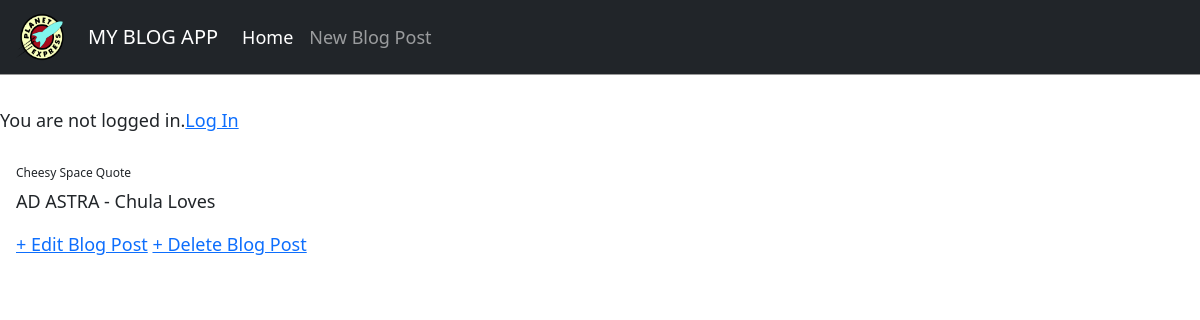
/post/1/, run on an earlier commit of the app's database.
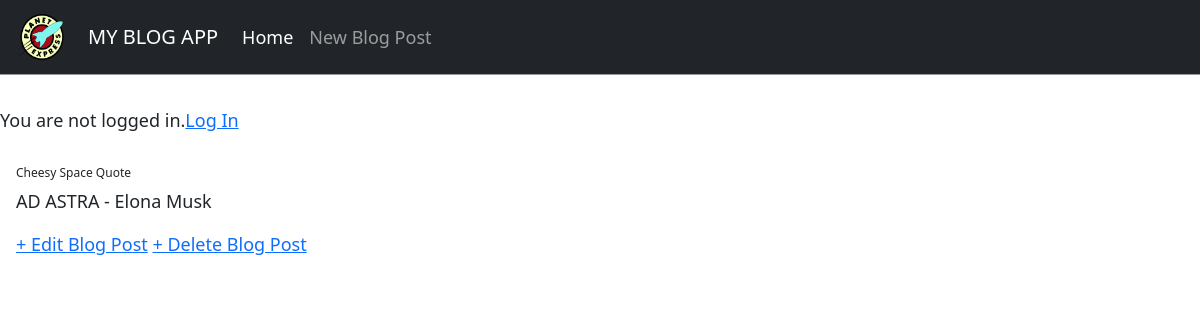
And on a later commit of the database.
### blog/models.py (models this page shows, shortened)
class Post(models.Model):
    title = models.CharField(max_length=200)
    author = models.ForeignKey('auth.User', on_delete=models.CASCADE)
    body = models.TextField()

### blog/views.py (the view)
# urls.py: path('post/<int:pk>/', BlogDetailView.as_view(), name='post_detail'),
class BlogDetailView(DetailView):
    model = Post
    template_name = "post_detail.html"

### templates/post_detail.html (shortened to what this page needs)
{% extends 'base.html' %}
{% block content %}
    <div class="post-entry">
        <h3>{{ post.title }}</h3>
        <p>{{ post.body }}</p>
    </div>
    <a href="{% url 'post_edit' post.pk %}">+ Edit Blog Post</a>
    <a href="{% url 'post_delete' post.pk %}">+ Delete Blog Post</a>
{% endblock content %}

### templates/base.html (shortened to what this page needs)
{% load static %}
<html>
    <head>
        <link
            href="https://cdn.jsdelivr.net/npm/bootstrap@5.1.0/dist/css/bootstrap.min.css"
            rel="stylesheet"
>
        <link href="{% static 'css/base.css' %}" rel="stylesheet">
    </head>
    <body>
        <header>
            <nav class="navbar navbar-expand-lg navbar-dark bg-dark">
                <div class="container-fluid">
                    <a class="navbar-brand" href="{% url 'home' %}">
                        <img src="/static/images/NavBarLogo.png" alt="" width="60" height="48">
                    </a>
                    <a class="navbar-brand" href="{% url 'home' %}">MY BLOG APP</a>
                    <div class="collapse navbar-collapse" id="navbarNavAltMarkup">
                        <div class="navbar-nav">
                            <a class="nav-link active" aria-current="page" href="{% url 'home' %}">Home</a>
                            <a class="nav-link" aria-current="page" href="{% url 'post_new' %}"> New Blog Post</a>
                        </div>
                    </div>
                </div>
            </nav>
        </header>
        <div class="login-container">
            {% if user.is_authenticated %}
                <p>Hi, {{ user.username }}</p>
                <a href="{% url 'logout' %}">Log Out</a>
            {% else %}
                <p> You are not logged in.</p>
                <a href="{% url 'login' %}">Log In</a>
            {% endif %}
        </div>
            <div class="content-container">
                    {% block content %}
                    {% endblock content %}
            </div>
    </body>
</html>

### static/css/base.css (style rules this page uses)
body { font-size: 18px; }
header { border-bottom: 1px solid #999; margin-bottom: 2rem; display: inline-flexbox; }
.content-container { margin: 1rem; }
.post-entry { margin-bottom: 2; }
.post-entry h3 { margin: .5rem 0; font-size: .75rem; }
.login-container { display: inline-flex; }

What changed in the data, as far as the page shows it:
changed Post "Cheesy Space Quote": body "AD ASTRA - Chula Loves" → "AD ASTRA - Elona Musk"
